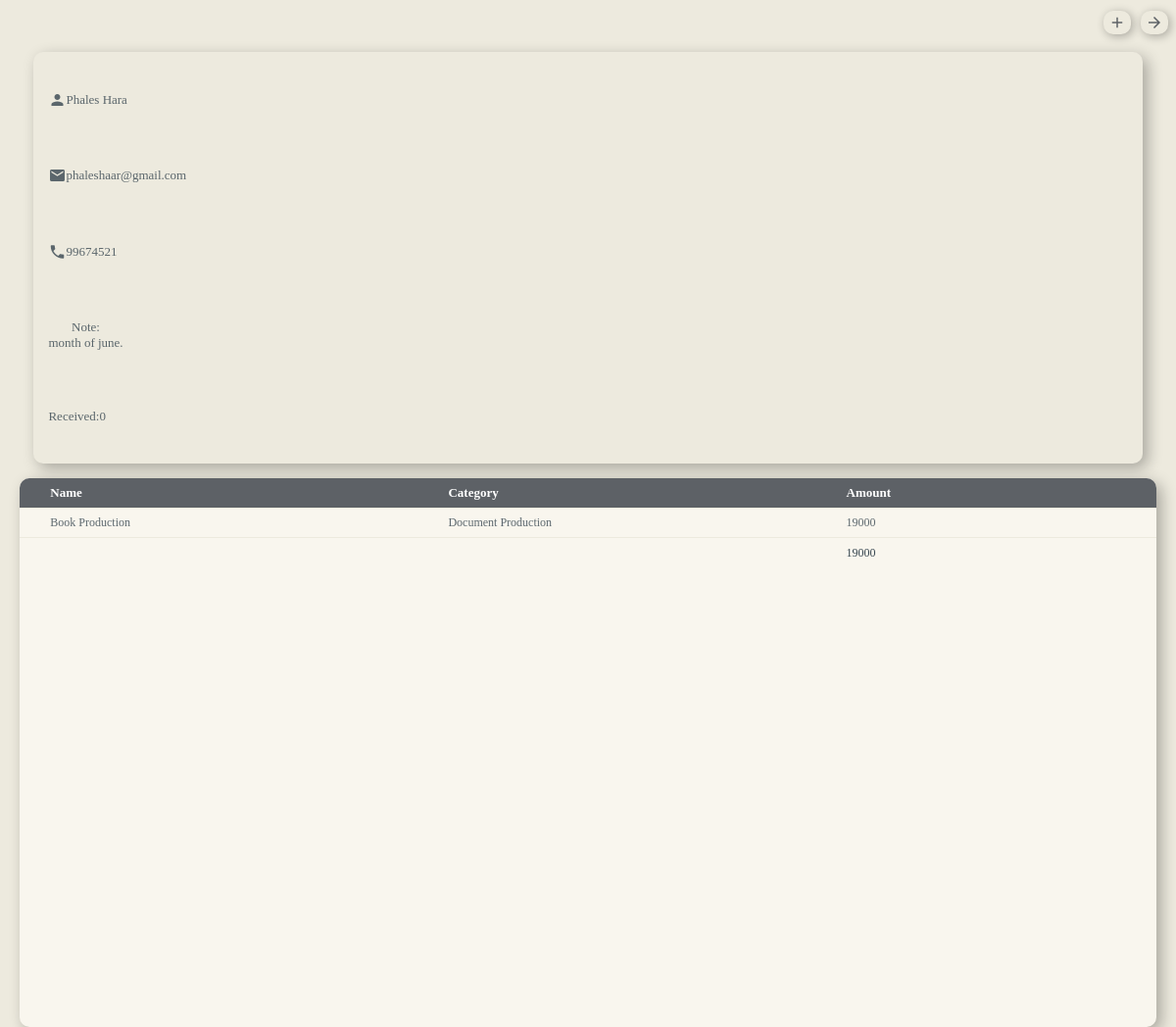
Page /debt_installment/8/ (signed in) on the committed database.
### debts/models.py (models this page shows)
class Debt(models.Model):
    Business = models.ForeignKey(Business, on_delete=models.CASCADE, blank=True, null=True)
    Options = [
        ('Paying', 'Paying'),
        ('Paid', 'Paid'),
        ('Not Paid', 'Not Paid'),
    ]
    Date = models.DateTimeField(auto_now=True)
    Customer = models.ForeignKey(Customer, on_delete=models.CASCADE, blank=True, null=True)
    Amount = models.IntegerField(blank=True, null=False, default=0)
    Due = models.DateTimeField(null=True, blank=True)
    Status = models.CharField(max_length=13, choices=Options, default='Not Paid')
    Received = models.IntegerField(null=False, default=0, blank=True)
    Notes = models.TextField(blank=True, null=True, max_length=150)

class Customer(models.Model):
    Business = models.ForeignKey(Business, on_delete=models.CASCADE, null=False, blank=False,)
    date = models.DateTimeField(auto_now=True)
    Name = models.CharField(blank=False, null=False, max_length=40)
    Email = models.EmailField(null=True, blank=True)
    Contact = models.IntegerField(blank=False, null=False)
    Notes = models.TextField(blank=True, null=True, max_length=250)

### income/models.py (models this page shows)
class ServiceIncome(models.Model):
    Business = models.ForeignKey(Business, on_delete=models.CASCADE, null=False)
    Cashier = models.ForeignKey(User, on_delete=models.DO_NOTHING, null=False)
    Customer = models.ForeignKey(Customer, on_delete=models.DO_NOTHING, null=True, blank=True)
    Debt = models.ForeignKey(Debt, on_delete=models.DO_NOTHING, null=True, blank=True)
    Date = models.DateTimeField(auto_now=True)
    Package = models.ForeignKey(Package, on_delete=models.DO_NOTHING, null=True)
    Service = models.ForeignKey(Service, on_delete=models.DO_NOTHING, null=True)
    Quantity = models.IntegerField(null=False, default=1)
    Amount = models.IntegerField(null=False, default=0)
    Options = [
        ('Cash', 'Cash'),
        ('Credit', 'Credit'),
    ]
    PMode = models.CharField(max_length=7, choices=Options, default='Cash', null=False)

class Package(models.Model):
    Business = models.ForeignKey(Business, on_delete=models.CASCADE, null=False, blank=False)
    Date = models.DateTimeField(auto_now=True)
    Category = models.ForeignKey(Category, on_delete=models.CASCADE, null=False, blank=False)
    Name = models.CharField(null=False, blank=False, max_length=50, default='')
    Price = models.IntegerField(null=False, blank=True, default=0)

class Category(models.Model):
    Business = models.ForeignKey(Business, on_delete=models.CASCADE, null=False, blank=False)
    Name = models.CharField(null=False, blank=False, max_length=30)
    Notes = models.TextField(null=True, blank=True, max_length=200)

### User/decorator.py (the view)
        def wrapper_func(request, *args, **kwargs):
            group = None
            if request.user.groups.exists():
                group = request.user.groups.all()[0].name
                if group in allowed_roles:
                    return view_func(request, *args, **kwargs)
                else:
                    return HttpResponse('Access Denied!')
            else:
                return HttpResponse('Access Denied!')

### User/decorator.py (called while the page is built)
def allowed_users(allowed_roles=[]):
    def decorator(view_func):
        def wrapper_func(request, *args, **kwargs):
            group = None
            if request.user.groups.exists():
                group = request.user.groups.all()[0].name
                if group in allowed_roles:
                    return view_func(request, *args, **kwargs)
                else:
                    return HttpResponse('Access Denied!')
            else:
                return HttpResponse('Access Denied!')
        return wrapper_func
    return decorator

### templates/debtInstallment.html (shortened to what this page needs)
{%load static%}
<link rel="stylesheet" type="text/css" href="{% static 'css/debtInstallment.css'%}" xmlns="http://www.w3.org/1999/html">
<link rel="stylesheet" href="https://cdnjs.cloudflare.com/ajax/libs/font-awesome/4.7.0/css/font-awesome.min.css">
<div class="Navigation">
    <button type="button" onclick="openForm()">
        <i class="material-icons" style="font-size:18px">add</i>
    </button>
    <button type="button" onclick="window.location.href='/debt/';">
        <i class="material-icons" style="font-size:18px">arrow_forward</i>
    </button>
</div>
<div class="debtor">
    <text> <i class="material-icons" style="font-size:18px;">person</i> {{debt.Customer.Name}}</text>
    <text> <i class="material-icons" style="font-size:18px;">email</i> {{debt.Customer.Email}}</text>
    <text> <i class="material-icons" style="font-size:18px;">phone</i> {{debt.Customer.Contact}}</text>
    <text style="display:flex; flex-direction:column;"><span>Note:</span> {{debt.Customer.Notes}}</text>
    <text>Received:{{debt.Received}}</text>
</div>
{%if data_p%}
    <table>
        <thead>
            <tr>
                <th class="sth1">Name</th>
                <th class="sth2">Type</th>
                <th class="sth3">Quant</th>
                <th class="sth2">Amount</th>
            </tr>
        </thead>
        <tbody>
        {%for i in data_p%}
            <tr>
                <td class="sth1">{{i.Product.Name}}</td>
                <td class="sth2">{{i.Product.Size}}</td>
                <td class="sth3">{{i.Quantity}}</td>
                <td class="sth2">{{i.Amount}}</td>
            </tr>
        {%endfor%}
        </tbody>
        <tfoot>
            <tr>
                <td class="sth1"></td>
                <td class="sth2"></td>
                <td class="sth3"></td>
                <td class="sth2">{{debt.Amount}}</td>
            </tr>
        </tfoot>
    </table>
{%elif data_s%}
    <table>
        <thead>
            <tr>
                <th class="sth1">Name</th>
                <th class="sth1">Category</th>
                <th class="sth2">Amount</th>
            </tr>
        </thead>
        <tbody>
        {%for i in data_s%}
            <tr>
                {%if i.Package%}
                    <td class="sth1">{{i.Package.Name}}</td>
                    <td class="sth1">{{i.Package.Category.Name}}</td>
                    <td class="sth2">{{i.Package.Price}}</td>
                {%elif i.Service%}
                    <td class="sth1">{{i.Service.Name}}</td>
                    <td class="sth1">{{i.Service.Category.Name}}</td>
                    <td class="sth2">{{i.Service.Price}}</td>
                {%endif%}
            </tr>
        {%endfor%}
        </tbody>
        <tfoot>
            <tr>
                <td class="sth1"></td>
                <td class="sth1"></td>
                <td class="sth2">{{debt.Amount}}</td>
            </tr>
        </tfoot>
    </table>
{%endif%}

### static/css/debtInstallment.css (style rules this page uses)
.Navigation { display:flex; align-items:center; justify-content:flex-end; position:relative; gap:10px; width:100%; height:30px; border-radius:10px; }
.Navigation button { display:flex; flex-direction:row; align-items:center; position:center; width:auto; height:80%; color:#5D6166; padding:5px; background:transparent; border:hidden; border-radius:10px; box-shadow:2px 2px 10px rgba(10, 10, 10, 0.3); }
.debtor { display:flex; flex-direction:column; align-items:flex-start; justify-content:space-around; position:relative; width:30%; height:50%; padding-left:15px; padding-right:15px; padding-top:10px; padding-bottom:10px; background:#EDEADE; border-radius:10px; box-shadow:5px 5px 15px rgba(10, 10, 10, 0.3); }
.debtor text { display:flex; align-items:center; justify-content:center; color:rgba(54, 69, 79, 0.8); }
table { display:flex; flex-direction:column; align-items:center; justify-content:flex-start; position:relative; width:50%; height:50%; background:#F9F6EE; border-radius:10px; box-shadow:5px 5px 15px rgba(10, 10, 10, 0.3); overflow-y:scroll; }
thead { position:sticky; top:0; z-index:1; width:100%; height:30px; background:#5D6166; }
th { display:flex; flex-direction:column; align-items:flex-start; justify-content:center; color:white; font-size:15px; margin-left:5px; }
.sth1 { width:30%; height:100%; }
.sth2 { width:25%; height:100%; }
tbody { font-size:14px; width:100%; }
tr { display:flex; align-items:center; justify-content:space-around; position:relative; width:100%; height:30px; border-bottom:1px solid #EDEADE; }
td { display:flex; align-items:center; justify-content:flex-start; height:100%; color:rgba(54, 69, 79, 0.8); font-size:14px; margin-left:5px; }
tfoot { bottom:0%; z-index:1; font-size:14px; width:100%; }
tfoot tr { border:hidden; }
tfoot td { color:rgba(54, 69, 79); }
.debtor { width:93%; font-size:13px; }
table { width:98%; height:70%; }
th { font-size:13px; }
td { font-size:12px; }

### rows in the picture
Debt: Customer.Name "Phales Hara", Customer.Email "phaleshaar@gmail.com", Customer.Contact "99674521", Customer.Notes "month of june.", Received "0", Amount "19000"
ServiceIncome: Package.Name "Book Production", Package.Category.Name "Document Production", Package.Price "19000"
